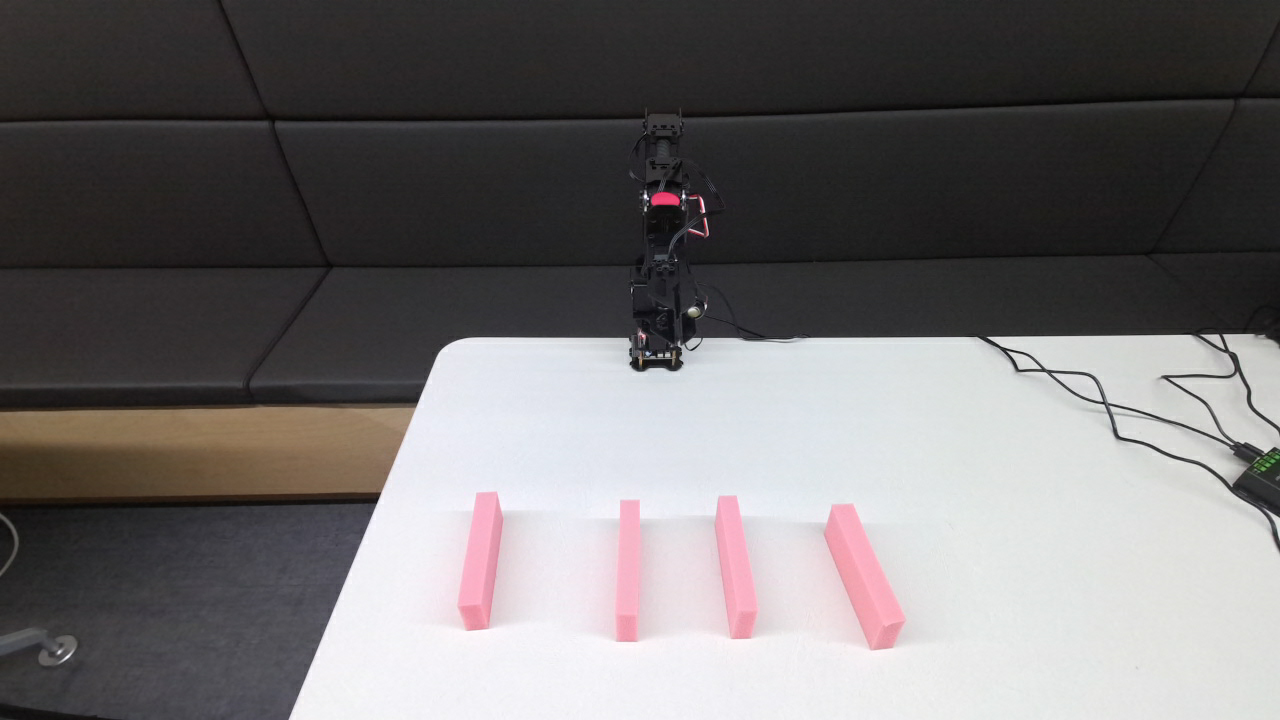
#> input picture claudedocs/sponge_check_20260505_135219.png, 1280 x 720 px; its folder holds only this picture in this run
$ python draw_sponge_placement_v3.py
#> lines starting #> are read from the running program, lines starting #| are printed output that depends on the picture; after the words box and inside, x2 and y2 are one past the last pixel; in counts of white or black regions, pixels touching at a corner belong together
"""Overlay recommended 4-sponge placement onto a Kinect frame.

World frame (RoArm M3 base):
  X = forward (away from robot base)
  Y = lateral (sign per kinect_calib.yaml hand-eye)
  Z = up (table top ~ z=0)

Calibration: P_base = R @ P_cam + t  ->  P_cam = R^T @ (P_base - t)
Then pinhole: u = fx*P_cam.x/P_cam.z + cx, v = fy*P_cam.y/P_cam.z + cy
"""
import sys
from pathlib import Path

import cv2
import numpy as np
import yaml

REPO = Path(__file__).resolve().parents[1]


def load_calib():
    with open(REPO / "sim_scripts/kinect_calib.yaml") as f:
        c = yaml.safe_load(f)
    K = c["intrinsics"]
    R = np.asarray(c["extrinsics"]["rotation_matrix"], dtype=np.float64)
    t = np.asarray(c["extrinsics"]["translation_m"], dtype=np.float64)
    return K, R, t


def world_to_pixel(P_w, K, R, t):
    """P_w: (3,) world-frame point in meters."""
    P_c = R.T @ (np.asarray(P_w, dtype=np.float64) - t)
    if P_c[2] <= 0:
        return None
    u = K["fx"] * P_c[0] / P_c[2] + K["cx"]
    v = K["fy"] * P_c[1] / P_c[2] + K["cy"]
    return int(round(u)), int(round(v))


def draw_polygon(img, pts_world, K, R, t, color, thickness=2, z=0.0):
    pts = []
    for x, y in pts_world:
        p = world_to_pixel((x, y, z), K, R, t)
        if p is None:
            return
        pts.append(p)
    pts_arr = np.array(pts, dtype=np.int32)
    cv2.polylines(img, [pts_arr], isClosed=True, color=color, thickness=thickness)


def draw_sponge_footprint(img, cx_m, cy_m, orient, K, R, t, label):
    """orient = 'X' (long along X axis, 125mm) or 'Y' (long along Y axis)."""
    if orient == "X":
        dx, dy = 0.125 / 2, 0.022 / 2
    else:
        dx, dy = 0.022 / 2, 0.125 / 2
    corners = [
        (cx_m - dx, cy_m - dy),
        (cx_m + dx, cy_m - dy),
        (cx_m + dx, cy_m + dy),
        (cx_m - dx, cy_m + dy),
    ]
    draw_polygon(img, corners, K, R, t, color=(0, 255, 0), thickness=3, z=0.0)
    cen = world_to_pixel((cx_m, cy_m, 0.0), K, R, t)
    if cen is not None:
        cv2.drawMarker(img, cen, (0, 255, 0), cv2.MARKER_CROSS, 16, 2)
        cv2.putText(img, label, (cen[0] + 10, cen[1] - 10),
                    cv2.FONT_HERSHEY_SIMPLEX, 0.55, (0, 255, 0), 2)
        cv2.putText(img, label, (cen[0] + 10, cen[1] - 10),
                    cv2.FONT_HERSHEY_SIMPLEX, 0.55, (0, 0, 0), 1)


def main():
    src = Path(sys.argv[1]) if len(sys.argv) > 1 else \
        sorted((REPO / "claudedocs").glob("sponge_check_*.png"))[-1]
    img = cv2.imread(str(src))
#> img is the input picture: shape (720, 1280, 3); mean B, G, R 112.9, 112.1, 115.2
    if img is None:
        print(f"FAIL: cannot read {src}")
        return 1
    print(f"Source image: {src}")

    K, R, t = load_calib()

    # Tower destination (HASH1_CENTER + L1/L2 footprints)
    HASH1 = (0.280, 0.000)
    DY_L1 = 0.0435  # L1 sp1/sp2 along Y
    DX_L2 = 0.0335  # L2 sp3/sp4 along X
    # EXCLUSION (zone where # tower will build — must be empty)
    EX_X = (0.2125, 0.3475)
    EX_Y = (-0.0675, +0.0675)
    excl_corners = [
        (EX_X[0], EX_Y[0]), (EX_X[1], EX_Y[0]),
        (EX_X[1], EX_Y[1]), (EX_X[0], EX_Y[1]),
    ]
    draw_polygon(img, excl_corners, K, R, t, color=(0, 255, 255), thickness=2)
    cen = world_to_pixel((HASH1[0], HASH1[1], 0.0), K, R, t)
    if cen is not None:
        cv2.putText(img, "EXCLUSION (# tower zone)", (cen[0] - 100, cen[1] - 60),
                    cv2.FONT_HERSHEY_SIMPLEX, 0.5, (0, 255, 255), 2)
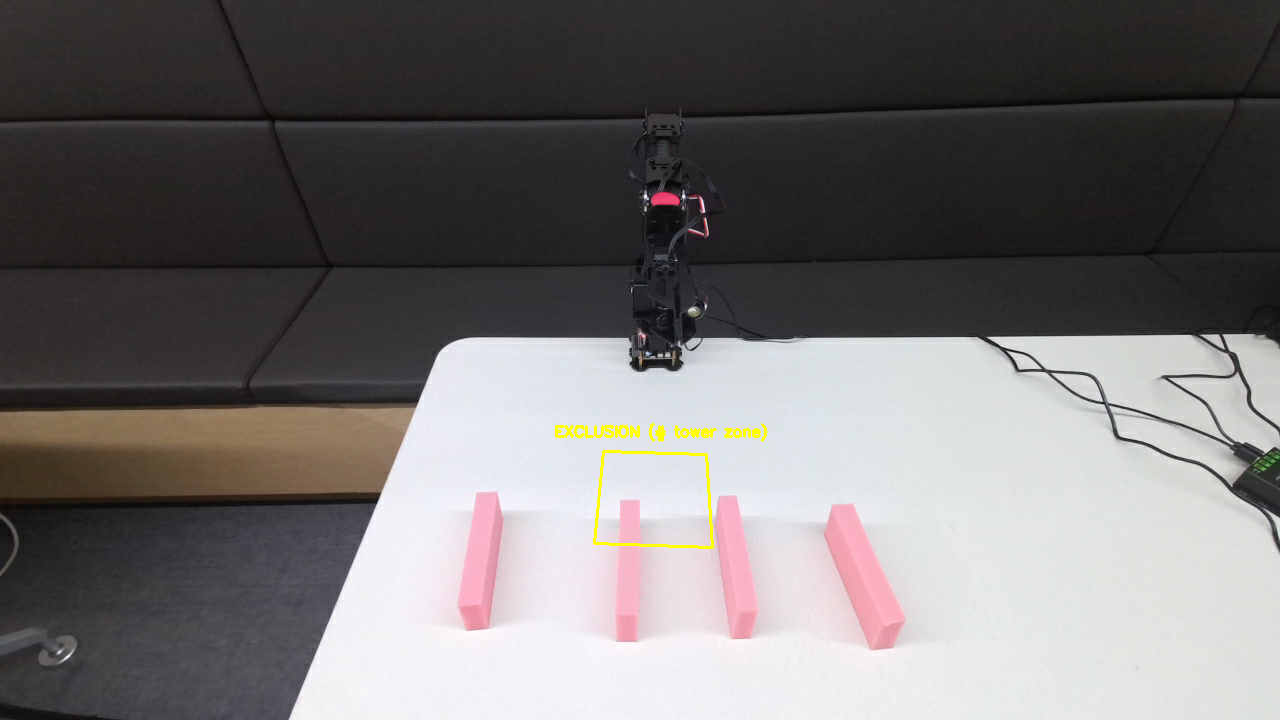
#> img: shape (720, 1280, 3); mean B, G, R 112.2, 112.2, 115.3
        cv2.drawMarker(img, cen, (0, 255, 255), cv2.MARKER_CROSS, 14, 2)
#> img: shape (720, 1280, 3); 0.01% of pixels changed, all inside (x1, y1, x2, y2) = (646, 488, 663, 505)
        cv2.putText(img, "(+280, 0)", (cen[0] + 8, cen[1] + 18),
                    cv2.FONT_HERSHEY_SIMPLEX, 0.45, (0, 255, 255), 1)
#> img: shape (720, 1280, 3); mean B, G, R 112.2, 112.2, 115.3

    # Recommended 4 source positions (X mm, Y mm), diagonal orient diversity
    SOURCES = [
        ("R1 near-Y-",  +0.200, -0.175, "Y", "(+200,-175) Y"),
        ("R2 near-Y+",  +0.200, +0.135, "X", "(+200,+135) X"),
        ("R3 far-Y-",   +0.380, -0.160, "X", "(+380,-160) X"),
        ("R4 far-Y+",   +0.380, +0.125, "Y", "(+380,+125) Y"),
    ]
    for tag, x, y, orient, lbl in SOURCES:
        draw_sponge_footprint(img, x, y, orient, K, R, t, lbl)
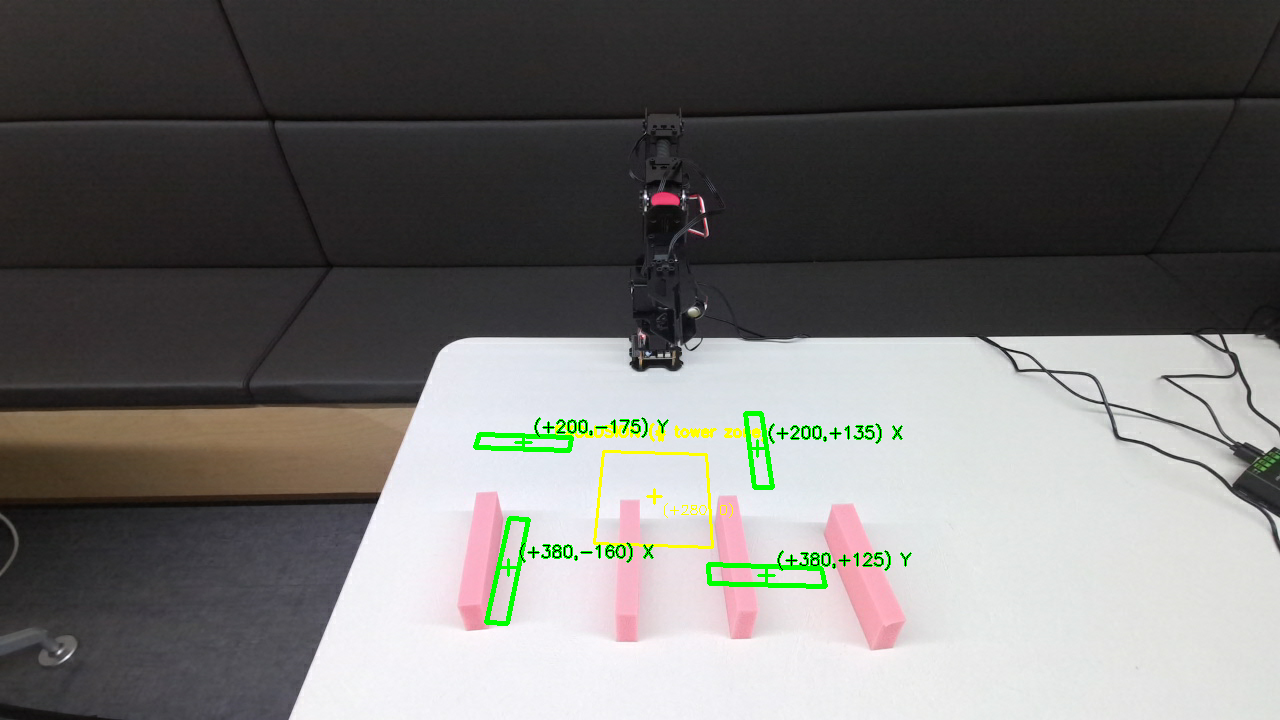
#> img: shape (720, 1280, 3); mean B, G, R 110.2, 112.2, 113.2
    cv2.putText(img, "PLACE 4 SPONGES AT PINK RECTS (edge-stand 47mm tall)",
                (10, 30), cv2.FONT_HERSHEY_SIMPLEX, 0.6, (255, 255, 255), 2)
    cv2.putText(img, "Cyan = # tower destination zone (KEEP EMPTY)",
                (10, 55), cv2.FONT_HERSHEY_SIMPLEX, 0.55, (0, 255, 255), 2)
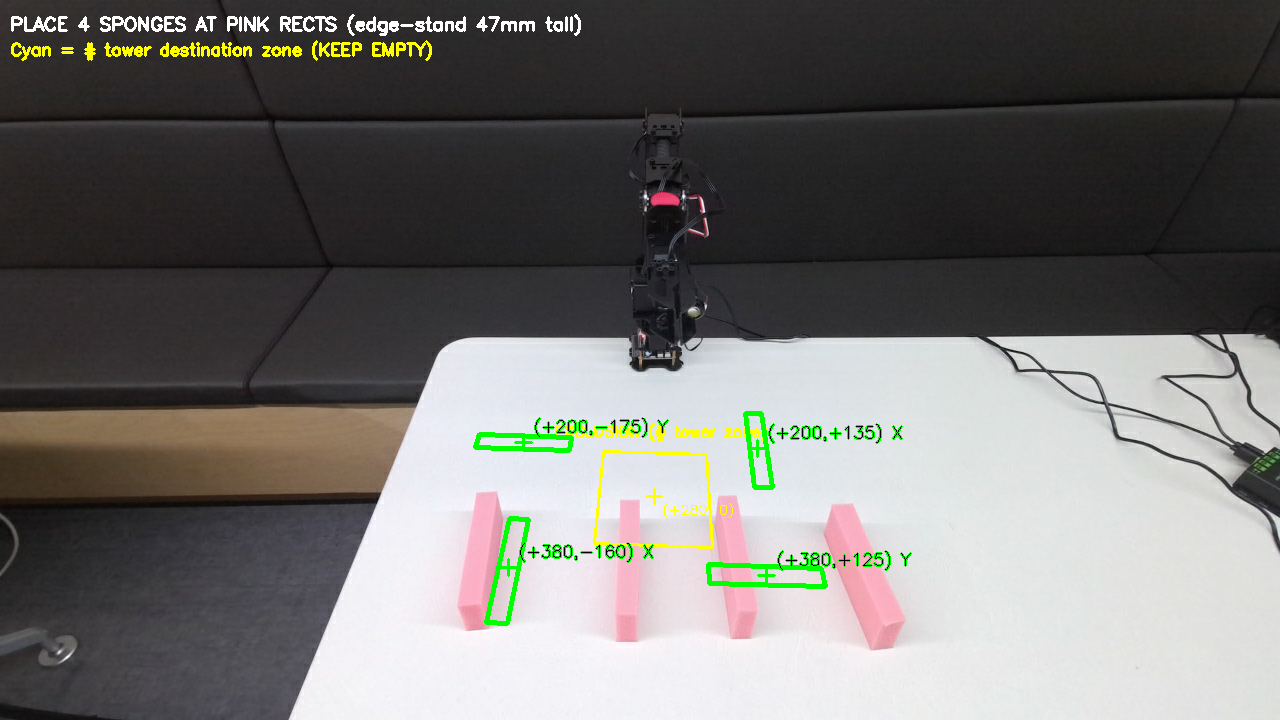
#> img: shape (720, 1280, 3); mean B, G, R 111, 113.7, 114.7

    out = src.with_name(src.stem + "_PLACEMENT.png")
    cv2.imwrite(str(out), img)
    print(f"OK: {out}")

    # Pairwise distance & EXCLUSION sanity check
    print("\nGeometry checks:")
    pts = [(s[1], s[2]) for s in SOURCES]
    for i in range(4):
        for j in range(i + 1, 4):
            d = ((pts[i][0] - pts[j][0]) ** 2 + (pts[i][1] - pts[j][1]) ** 2) ** 0.5
            ok = "OK" if d >= 0.15 else "FAIL"
            print(f"  {SOURCES[i][0]} <-> {SOURCES[j][0]}: {d*1000:.1f} mm  [{ok}]")
    print("\nEXCLUSION zone overlap check:")
    for tag, x, y, orient, _ in SOURCES:
        if orient == "X":
            sp_x = (x - 0.0625, x + 0.0625)
            sp_y = (y - 0.011, y + 0.011)
        else:
            sp_x = (x - 0.011, x + 0.011)
            sp_y = (y - 0.0625, y + 0.0625)
        overlap = (sp_x[0] < EX_X[1] and sp_x[1] > EX_X[0] and
                   sp_y[0] < EX_Y[1] and sp_y[1] > EX_Y[0])
        verdict = "FAIL (in zone)" if overlap else "OK (outside)"
        print(f"  {tag} sponge bbox X={sp_x} Y={sp_y}: {verdict}")

    return 0


if __name__ == "__main__":
    sys.exit(main())
#> (the program exits here)

$ run again, on claudedocs/sponge_check_20260505_140325.png
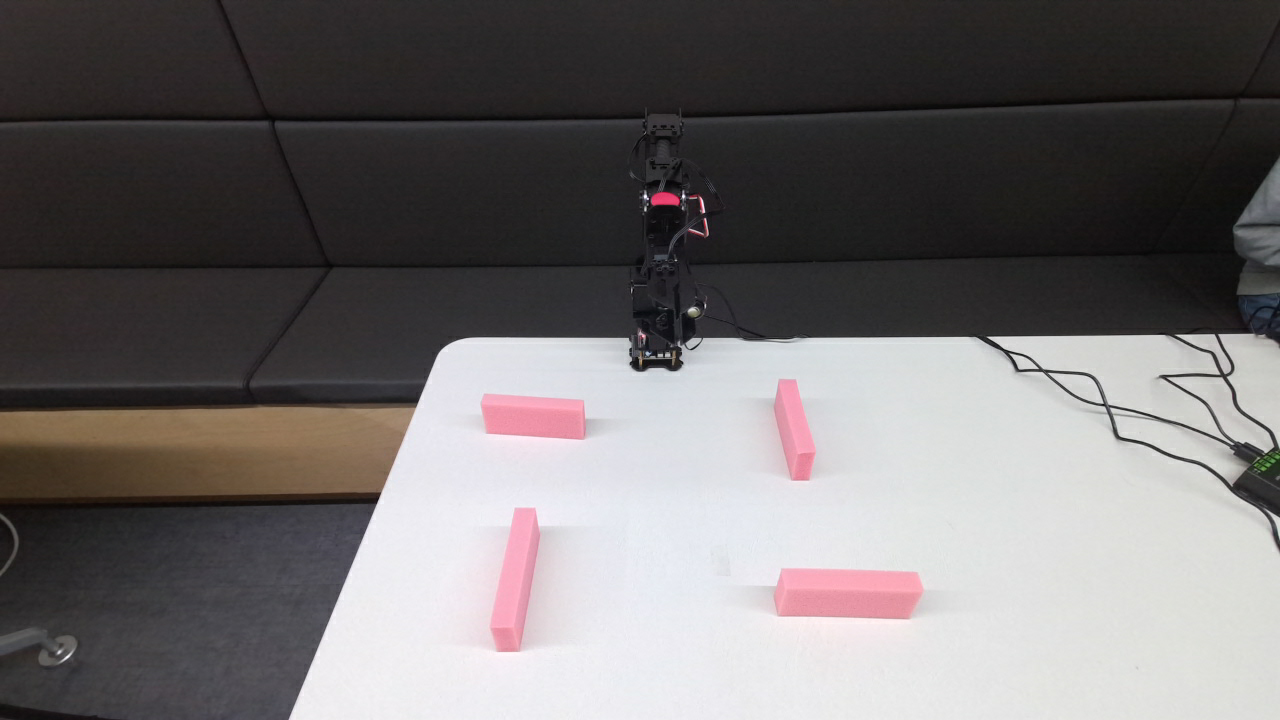
#> input picture claudedocs/sponge_check_20260505_140325.png, 1280 x 720 px
#> in main, img is the input picture: shape (720, 1280, 3); mean B, G, R 110.1, 109.6, 113.4
#> after the loop in main, `for tag, x, y, orient, lbl in SOURCES:`:
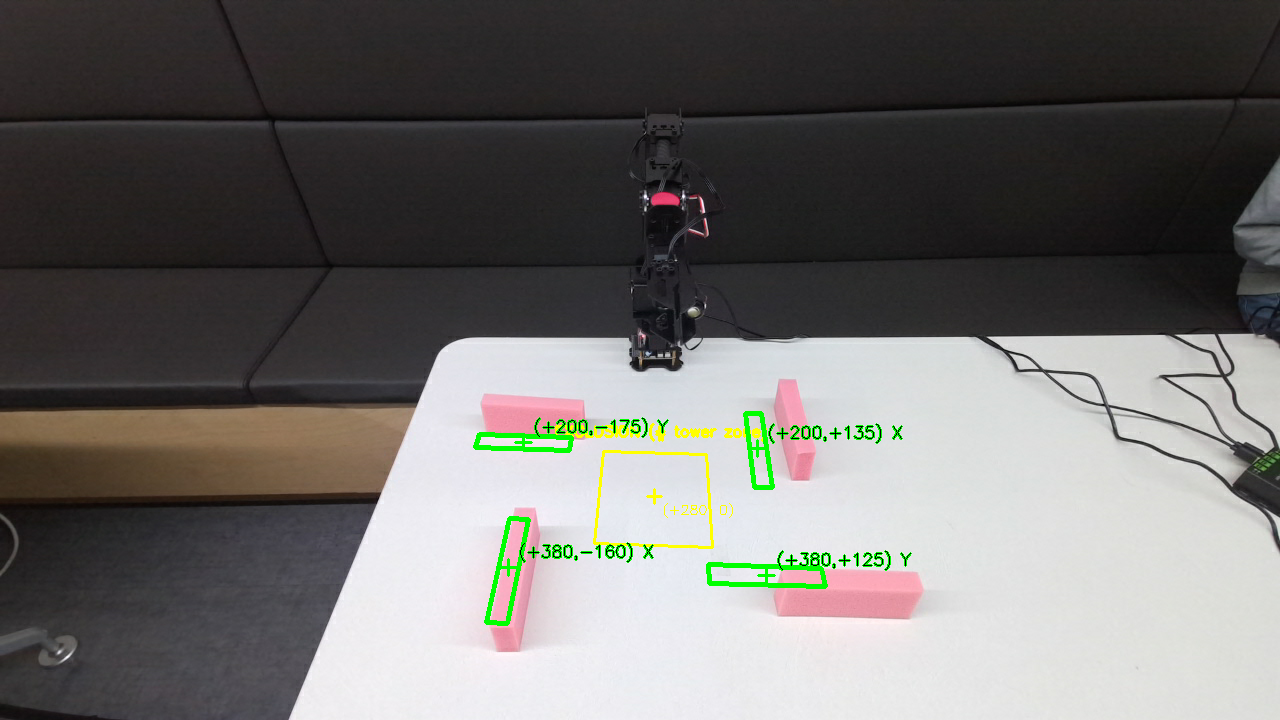
#> img: shape (720, 1280, 3); mean B, G, R 107.6, 109.8, 111.5
#> in main, `cv2.putText(img, "Cyan = # tower destination zone (KEEP EMPTY)", (10, ..`:
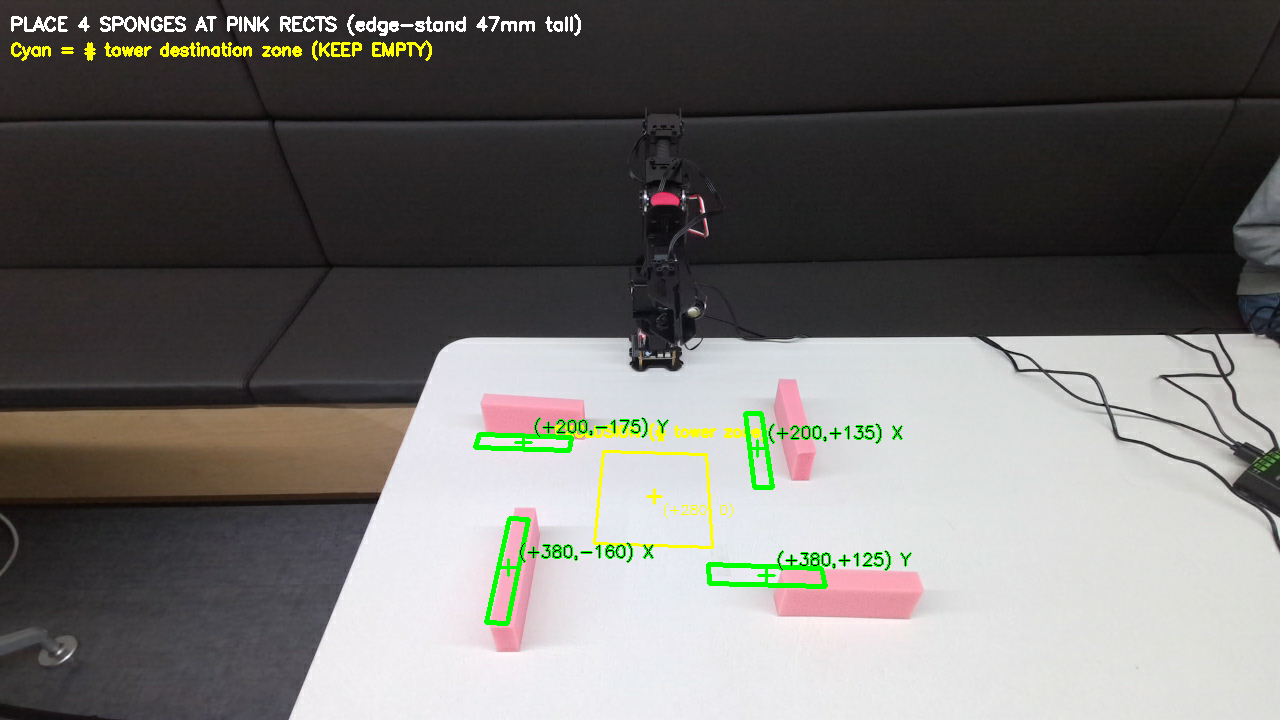
#> img: shape (720, 1280, 3); mean B, G, R 108.3, 111.4, 113
